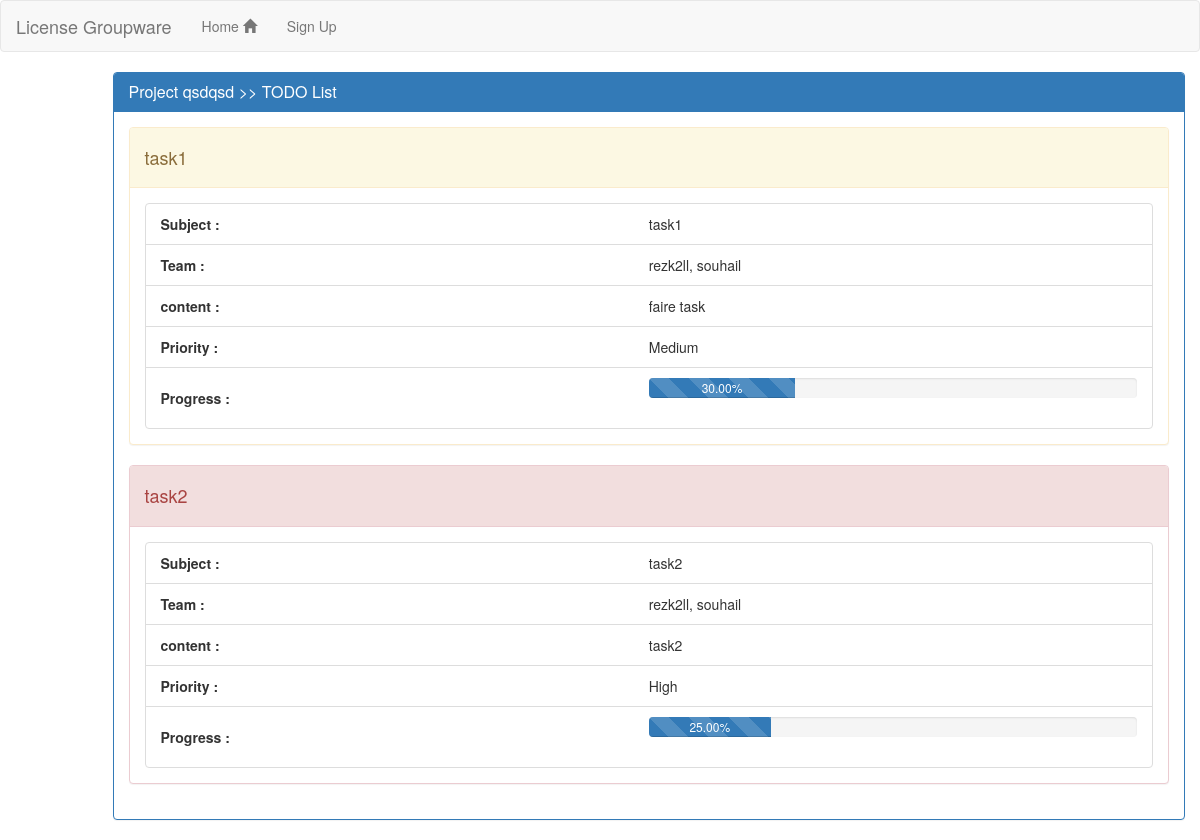
/projects/9/tasks, run on an earlier commit of the app's database.
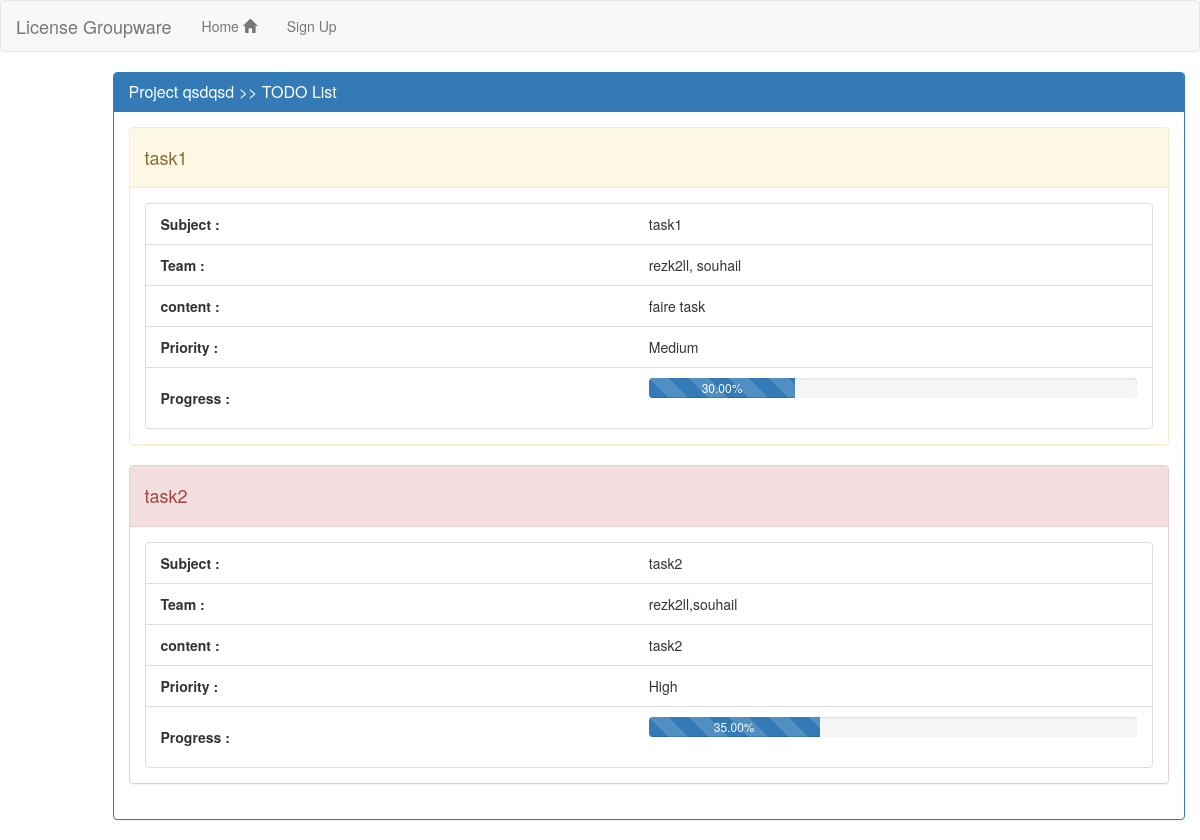
And on a later commit of the database.
### projects/models.py (models this page shows)
class Project(models.Model):
    name     = models.CharField(max_length=50)
    progress = models.DecimalField(decimal_places=2 , max_digits=3)

### tasks/models.py (models this page shows)
class task(models.Model):
    project = models.DecimalField( max_digits=3 , decimal_places=2)
    subject = models.CharField(max_length=30)
    priority= models.CharField(max_length=10)
    content = models.TextField()
    progress= models.DecimalField( max_digits=5, decimal_places=2)
    workers = models.CharField(max_length=100)

### tasks/views.py (the view)
# urls.py: url(r'^projects/(\d+)/tasks$',ViewTasks),
def ViewTasks(request , projectid):
    try:
        pname    = Project.objects.get(id=projectid).name
        tasklist = task.objects.filter(project=projectid)
    except ObjectDoesNotExist:
        return HttpResponseRedirect("/projects")
    return render(request , 'tasks.html' , {'tasklist':tasklist, 'ntasks':tasklist.__len__() , 'pname':pname , 'pid':projectid})

### templates/tasks.html (shortened to what this page needs)
{% extends 'base.html' %}
{% block content %}
      <div class="col-md-15 col-md-offset-1">
          <div class="panel panel-primary">
              <div class="panel-heading">
                  <h2 class="panel-title">Project {{ pname }} >> TODO List
                  </h2>
              </div>
              <div class="panel-body">
                {% if ntasks > 0 %}
                  {% for task in tasklist %}
                  {% if task.priority ==  "1" %}
                  <div class="panel panel-success">
                  {% elif task.priority == "2" %}
                  <div class="panel panel-warning">
                  {% elif task.priority == "3" %}
                  <div class="panel panel-danger">
                  {% endif %}
                    <div class="panel-heading">
                      <h4> {{ task.subject }} </h4>
                    </div>
                    <div class="panel-body">
                        <div class="list-group-item" role="group">
                          <div class="btn-group btn-group-justified" role="group" aria-label="...">
                            <div class="btn-group" role="group">
                            <strong>  Subject : </strong>
                            </div>
                            <div class="btn-group" role="group">
                              {{ task.subject }}
                            </div>
                          </div>
                        </div>
                        <div class="list-group-item" role="group">
                          <div class="btn-group btn-group-justified" role="group" aria-label="...">
                            <div class="btn-group" role="group">
                            <strong>  Team : </strong>
                            </div>
                            <div class="btn-group" role="group">
                              {{ task.workers }}
                            </div>
                          </div>
                        </div>
                        <div class="list-group-item" role="group">
                          <div class="btn-group btn-group-justified" role="group" aria-label="...">
                            <div class="btn-group" role="group">
                            <strong>  content : </strong>
                            </div>
                            <div class="btn-group" role="group">
                              {{ task.content }}
                            </div>
                          </div>
                        </div>
                        <div class="list-group-item">
                          <div class="btn-group btn-group-justified" role="group" aria-label="...">
                            <div class="btn-group" role="group">
                              <strong>Priority :</strong>
                            </div>
                            <div class="btn-group" role="group">
                              {% if task.priority == "1" %}
                              Low
                              {% elif task.priority == "2" %}
                              Medium
                              {% elif task.priority == "3" %}
                              High
                              {% endif %}
                            </div>
                          </div>
                        </div>
                        <div class="list-group-item" role="group">
                          <div class="btn-group btn-group-justified" role="group" aria-label="...">
                            <div class="btn-group" role="group">
                              <strong>Progress :</strong>
                            </div>
                            <div class="btn-group" role="group">
                              <div class="progress progress-striped active">
                                <div class="progress-bar" role="progressbar" aria-valuenow="{{task.progress}}" aria-valuemin="0" aria-valuemax="100" style="width: {{ task.progress}}%;">{{task.progress}}%</div>
                              </div>
                            </div>
                          </div>
                        </div>
                      </div>
              </div>
                  {% endfor %}
                </div>
                {% else %}
                <div class="alert alert-warning" role="alert"><strong>Sorry ! </strong>you have no tasks available yet</div>
                {% endif %}
              </div>
          </div>
      </div>
{% endblock %}

### templates/base.html (shortened to what this page needs)
{% load staticfiles %}
<!DOCTYPE html>
<html>
<head>
<link href="{% static 'css/bootstrap.min.css' %}" rel="stylesheet">
<link href="{% static 'css/bootstrap-glyphicons.css' %}" rel="stylesheet">
</head>
<body>
<nav class="navbar navbar-default">
  <div class="container-fluid">
    <div class="navbar-header">
      <a class="navbar-brand" href="/">License Groupware</a>
    </div>
    <div class="collapse navbar-collapse" id="bs-example-navbar-collapse-1">
      <ul class="nav navbar-nav">
        <li id="homem"><a href="/">Home <span class="glyphicon glyphicon-home"></span></a></li>
        {% if not user.is_authenticated %}
        <li id="signupm"><a href="/register">Sign Up</a></li>
            {% endif %}
          </ul>
    </div>
  </div>
</nav>
<div class="container" style="height:100%">
    <div class="row">
{% block content %}
{% endblock %}
    </div>
</body>
</html>

What changed in the data, as far as the page shows it:
changed task "task2": workers "rezk2ll, souhail" → "rezk2ll,souhail"; progress "25.00" → "35.00"
